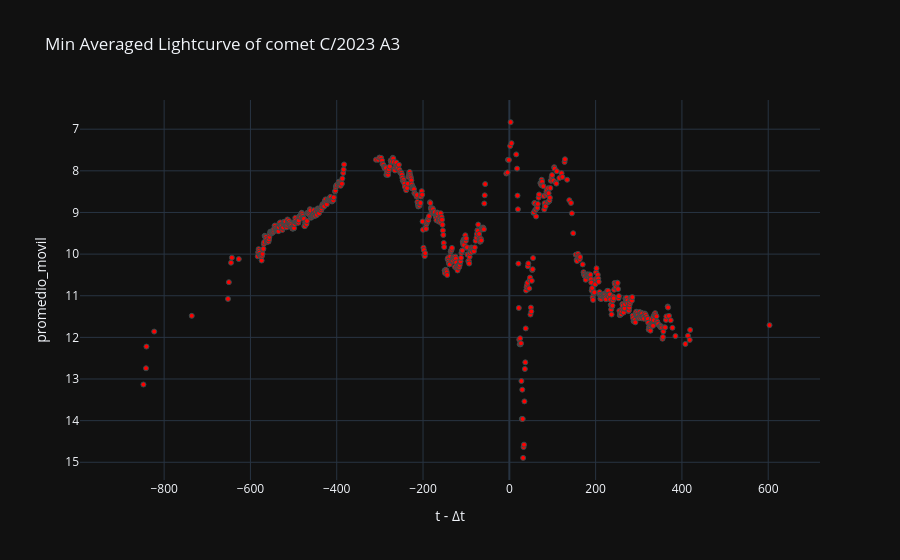

Notebook cell for this chart:
### Code cell
# Gráfica de luz interna
labels = {'delta_t':'t - Δt','magnitud_reducida':'Magnitude reduced'}
fig = px.scatter(curva_de_luz_interna_v2_df, x='delta_t', y='promedio_movil', template= 'plotly_dark', labels= labels, title=f'Min Averaged Lightcurve of comet {nombre_cometa}')
fig.update_traces(marker=dict(color='red', size=5, line=dict(width=1, color='DarkSlateGrey')))
fig.update_yaxes(autorange="reversed")
fig.show()

### Figure 1 — Plotly figure (JSON) as saved in the notebook; plotly's stock layout.template omitted (floating-point values rounded to 4 significant figures; data arrays with more than 128 entries replaced by an {"elided": "..."} marker saying what was removed)
{"data": [{"hovertemplate": "t - Δt=%{x}<br>promedio_movil=%{y}<extra></extra>", "legendgroup": "", "marker": {"color": "red", "line": {"color": "DarkSlateGrey", "width": 1}, "size": 5, "symbol": "circle"}, "mode": "markers", "name": "", "orientation": "v", "showlegend": false, "type": "scatter", "x": {"elided": "712 int values"}, "xaxis": "x", "y": {"elided": "712 float values"}, "yaxis": "y"}], "layout": {"legend": {"tracegroupgap": 0}, "title": {"text": "Min Averaged Lightcurve of comet C/2023 A3"}, "xaxis": {"anchor": "y", "domain": [0, 1], "title": {"text": "t - Δt"}}, "yaxis": {"anchor": "x", "autorange": "reversed", "domain": [0, 1], "title": {"text": "promedio_movil"}}}}
